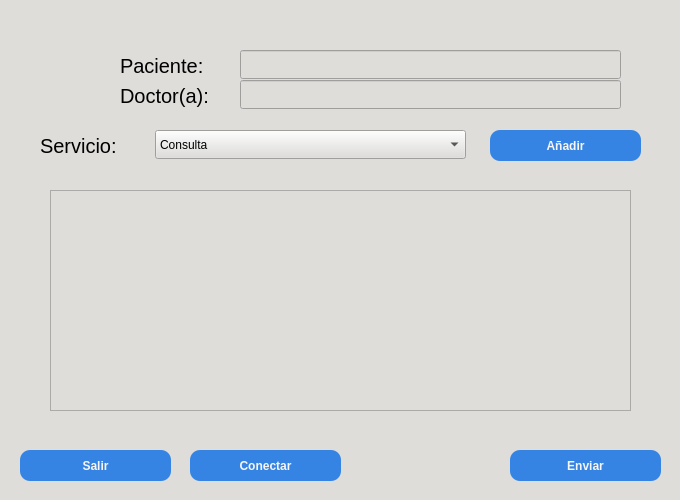
<?xml version="1.0" encoding="UTF-8"?>
<ui version="4.0">
 <class>consul</class>
 <widget class="QWidget" name="consul">
  <property name="geometry">
   <rect>
    <x>0</x>
    <y>0</y>
    <width>680</width>
    <height>500</height>
   </rect>
  </property>
  <property name="sizePolicy">
   <sizepolicy hsizetype="Preferred" vsizetype="Preferred">
    <horstretch>0</horstretch>
    <verstretch>0</verstretch>
   </sizepolicy>
  </property>
  <property name="minimumSize">
   <size>
    <width>680</width>
    <height>500</height>
   </size>
  </property>
  <property name="maximumSize">
   <size>
    <width>680</width>
    <height>500</height>
   </size>
  </property>
  <property name="windowTitle">
   <string>Form</string>
  </property>
  <property name="windowIcon">
   <iconset>
    <normaloff>../../Imágenes/CVI_093759.svg</normaloff>../../Imágenes/CVI_093759.svg</iconset>
  </property>
  <property name="autoFillBackground">
   <bool>false</bool>
  </property>
  <property name="styleSheet">
   <string notr="true">background-color:rgb(222, 221, 218)</string>
  </property>
  <widget class="QPushButton" name="exit_btn">
   <property name="geometry">
    <rect>
     <x>20</x>
     <y>450</y>
     <width>151</width>
     <height>31</height>
    </rect>
   </property>
   <property name="font">
    <font>
     <weight>75</weight>
     <bold>true</bold>
    </font>
   </property>
   <property name="autoFillBackground">
    <bool>false</bool>
   </property>
   <property name="styleSheet">
    <string notr="true">background-color:rgb(53, 132, 228); color: rgb(246, 245, 244); border-radius:10px;</string>
   </property>
   <property name="text">
    <string>Salir</string>
   </property>
   <property name="shortcut">
    <string>Return</string>
   </property>
   <property name="autoRepeat">
    <bool>false</bool>
   </property>
   <property name="default">
    <bool>false</bool>
   </property>
  </widget>
  <widget class="QLabel" name="Logo_label">
   <property name="geometry">
    <rect>
     <x>20</x>
     <y>10</y>
     <width>81</width>
     <height>82</height>
    </rect>
   </property>
   <property name="text">
    <string>&lt;html&gt;&lt;head/&gt;&lt;body&gt;&lt;p&gt;&lt;img src=&quot;:/logomini/CVIcaja.png&quot;/&gt;&lt;/p&gt;&lt;/body&gt;&lt;/html&gt;</string>
   </property>
  </widget>
  <widget class="QPushButton" name="connect_btn">
   <property name="geometry">
    <rect>
     <x>190</x>
     <y>450</y>
     <width>151</width>
     <height>31</height>
    </rect>
   </property>
   <property name="font">
    <font>
     <weight>75</weight>
     <bold>true</bold>
    </font>
   </property>
   <property name="autoFillBackground">
    <bool>false</bool>
   </property>
   <property name="styleSheet">
    <string notr="true">background-color:rgb(53, 132, 228); color: rgb(246, 245, 244); border-radius:10px;</string>
   </property>
   <property name="text">
    <string>Conectar</string>
   </property>
   <property name="shortcut">
    <string>Return</string>
   </property>
   <property name="autoRepeat">
    <bool>false</bool>
   </property>
   <property name="default">
    <bool>false</bool>
   </property>
  </widget>
  <widget class="QPushButton" name="send_btn">
   <property name="geometry">
    <rect>
     <x>510</x>
     <y>450</y>
     <width>151</width>
     <height>31</height>
    </rect>
   </property>
   <property name="font">
    <font>
     <weight>75</weight>
     <bold>true</bold>
    </font>
   </property>
   <property name="autoFillBackground">
    <bool>false</bool>
   </property>
   <property name="styleSheet">
    <string notr="true">background-color:rgb(53, 132, 228); color: rgb(246, 245, 244); border-radius:10px;</string>
   </property>
   <property name="text">
    <string>Enviar</string>
   </property>
   <property name="shortcut">
    <string>Return</string>
   </property>
   <property name="autoRepeat">
    <bool>false</bool>
   </property>
   <property name="default">
    <bool>false</bool>
   </property>
  </widget>
  <widget class="QLabel" name="paciente_lbl">
   <property name="geometry">
    <rect>
     <x>120</x>
     <y>50</y>
     <width>91</width>
     <height>31</height>
    </rect>
   </property>
   <property name="font">
    <font>
     <pointsize>15</pointsize>
    </font>
   </property>
   <property name="styleSheet">
    <string notr="true">background-color:rgba(0,0,0,0);</string>
   </property>
   <property name="text">
    <string>Paciente:</string>
   </property>
  </widget>
  <widget class="QLineEdit" name="paciente_le">
   <property name="geometry">
    <rect>
     <x>240</x>
     <y>50</y>
     <width>381</width>
     <height>29</height>
    </rect>
   </property>
   <property name="font">
    <font>
     <pointsize>15</pointsize>
    </font>
   </property>
  </widget>
  <widget class="QComboBox" name="comboBox">
   <property name="geometry">
    <rect>
     <x>155</x>
     <y>130</y>
     <width>311</width>
     <height>29</height>
    </rect>
   </property>
   <item>
    <property name="text">
     <string>Consulta</string>
    </property>
   </item>
   <item>
    <property name="text">
     <string>Citología</string>
    </property>
   </item>
   <item>
    <property name="text">
     <string>Corte de uñas</string>
    </property>
   </item>
   <item>
    <property name="text">
     <string>Inseminación</string>
    </property>
   </item>
   <item>
    <property name="text">
     <string>Extracción de sangre</string>
    </property>
   </item>
   <item>
    <property name="text">
     <string>Tratamiento $100</string>
    </property>
   </item>
   <item>
    <property name="text">
     <string>Tratamiento $200</string>
    </property>
   </item>
   <item>
    <property name="text">
     <string>Tratamiento $250</string>
    </property>
   </item>
   <item>
    <property name="text">
     <string>Tratamiento $300</string>
    </property>
   </item>
   <item>
    <property name="text">
     <string>Raspado de piel</string>
    </property>
   </item>
   <item>
    <property name="text">
     <string>Prueba de Parvovirus</string>
    </property>
   </item>
   <item>
    <property name="text">
     <string>Prueba Distemper</string>
    </property>
   </item>
   <item>
    <property name="text">
     <string>Prueba Leucemia</string>
    </property>
   </item>
   <item>
    <property name="text">
     <string>Ultrasonido</string>
    </property>
   </item>
   <item>
    <property name="text">
     <string>Vacuna multiple</string>
    </property>
   </item>
   <item>
    <property name="text">
     <string>Vacuna bordetela</string>
    </property>
   </item>
   <item>
    <property name="text">
     <string>Vacuna Leucemia</string>
    </property>
   </item>
   <item>
    <property name="text">
     <string>Vacuna Rabia</string>
    </property>
   </item>
  </widget>
  <widget class="QPushButton" name="send_btn_2">
   <property name="geometry">
    <rect>
     <x>490</x>
     <y>130</y>
     <width>151</width>
     <height>31</height>
    </rect>
   </property>
   <property name="font">
    <font>
     <weight>75</weight>
     <bold>true</bold>
    </font>
   </property>
   <property name="autoFillBackground">
    <bool>false</bool>
   </property>
   <property name="styleSheet">
    <string notr="true">background-color:rgb(53, 132, 228); color: rgb(246, 245, 244); border-radius:10px;</string>
   </property>
   <property name="text">
    <string>Añadir</string>
   </property>
   <property name="shortcut">
    <string>Return</string>
   </property>
   <property name="autoRepeat">
    <bool>false</bool>
   </property>
   <property name="default">
    <bool>false</bool>
   </property>
  </widget>
  <widget class="QLabel" name="label">
   <property name="geometry">
    <rect>
     <x>40</x>
     <y>130</y>
     <width>101</width>
     <height>31</height>
    </rect>
   </property>
   <property name="font">
    <font>
     <pointsize>15</pointsize>
    </font>
   </property>
   <property name="styleSheet">
    <string notr="true">background-color:rgba(0,0,0,0);</string>
   </property>
   <property name="text">
    <string>Servicio:</string>
   </property>
  </widget>
  <widget class="QListWidget" name="listWidget">
   <property name="geometry">
    <rect>
     <x>50</x>
     <y>190</y>
     <width>581</width>
     <height>221</height>
    </rect>
   </property>
  </widget>
  <widget class="QLabel" name="mvz_lbl">
   <property name="geometry">
    <rect>
     <x>120</x>
     <y>80</y>
     <width>91</width>
     <height>31</height>
    </rect>
   </property>
   <property name="font">
    <font>
     <pointsize>15</pointsize>
    </font>
   </property>
   <property name="styleSheet">
    <string notr="true">background-color:rgba(0,0,0,0);</string>
   </property>
   <property name="text">
    <string>Doctor(a):</string>
   </property>
  </widget>
  <widget class="QLineEdit" name="mvz_le">
   <property name="geometry">
    <rect>
     <x>240</x>
     <y>80</y>
     <width>381</width>
     <height>29</height>
    </rect>
   </property>
   <property name="font">
    <font>
     <pointsize>15</pointsize>
    </font>
   </property>
  </widget>
 </widget>
 <resources>
  <include location="loginrf.qrc"/>
 </resources>
 <connections/>
</ui>
